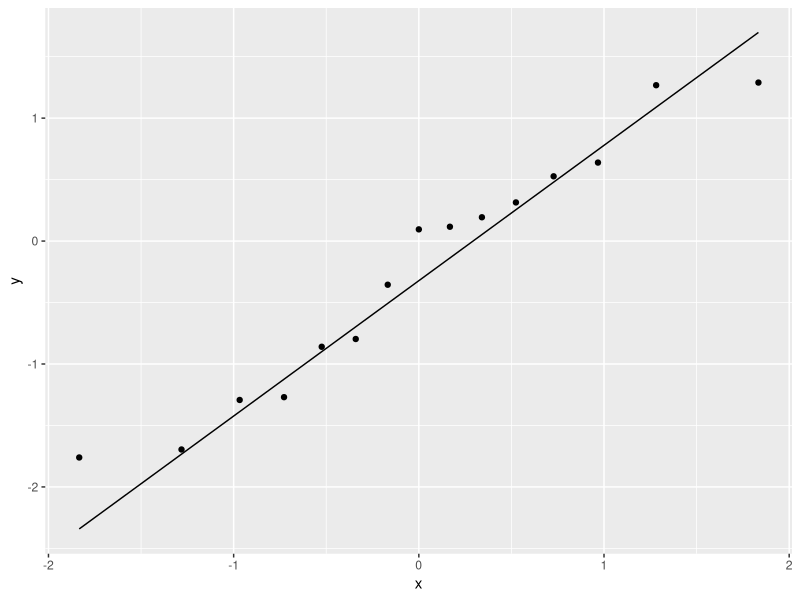
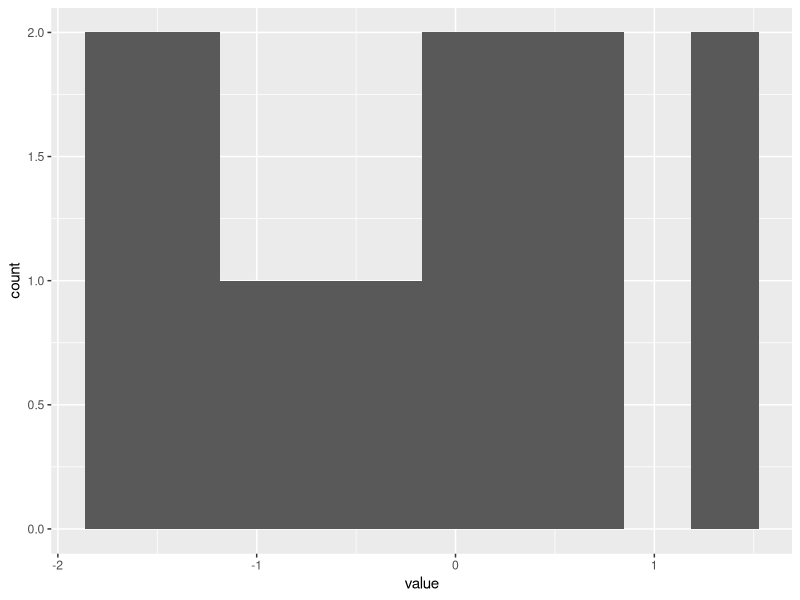
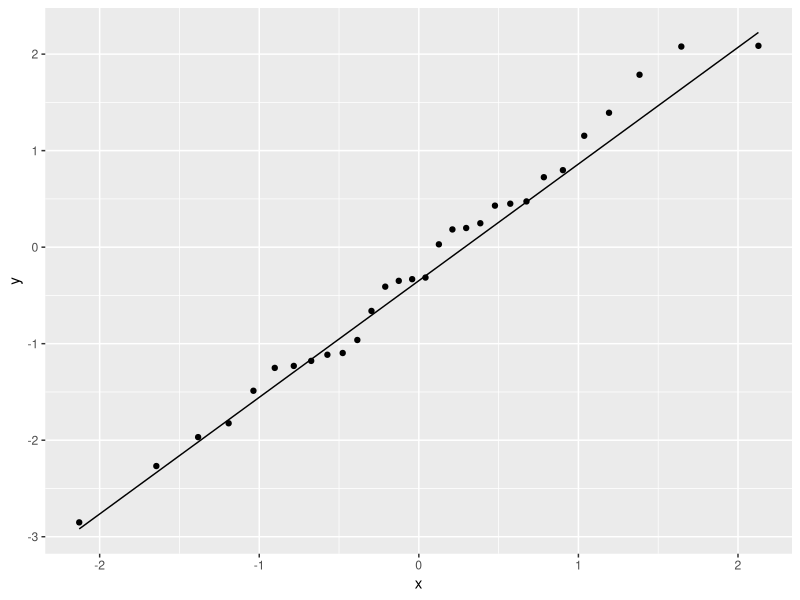
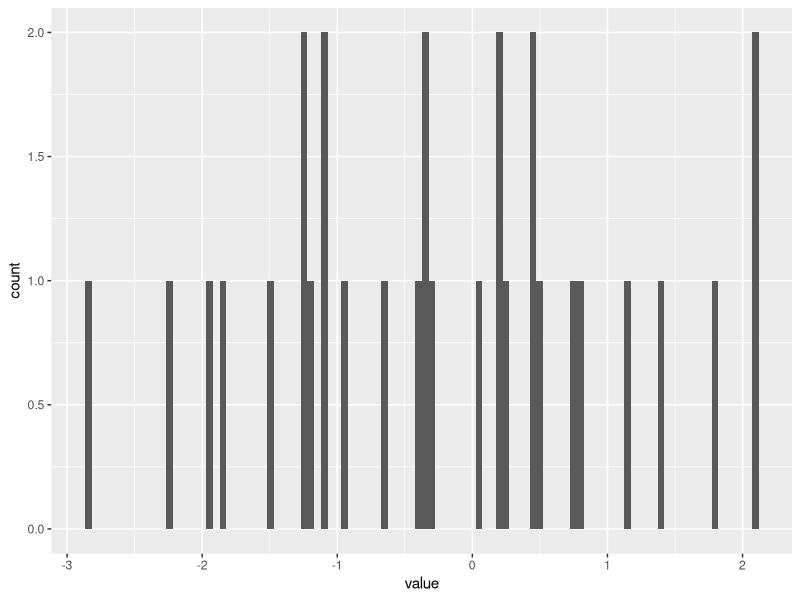
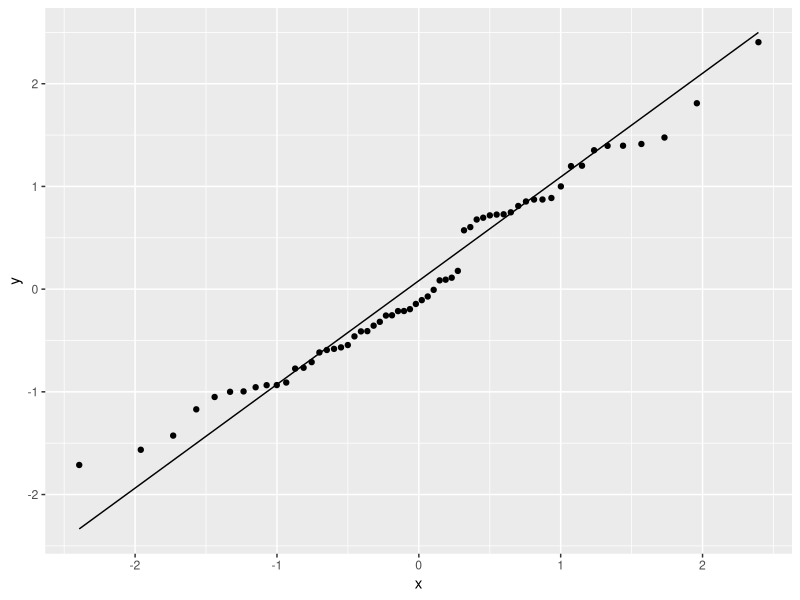
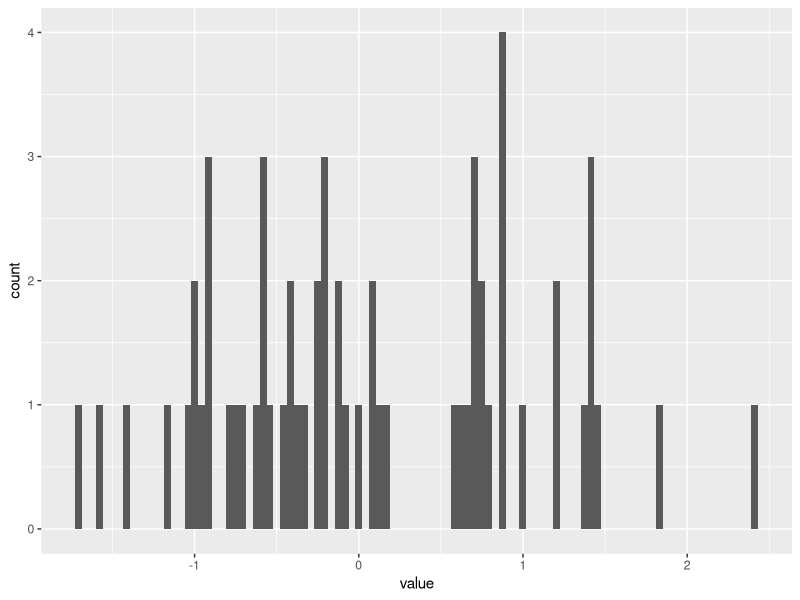
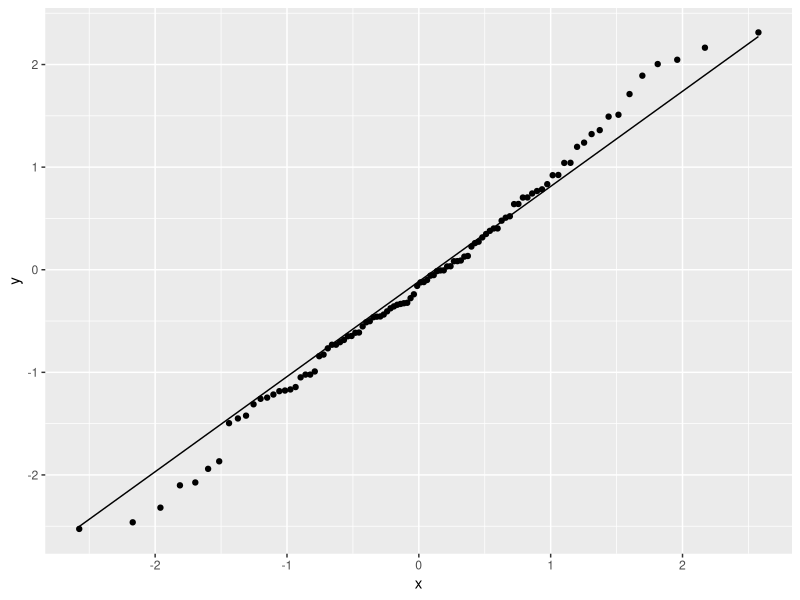
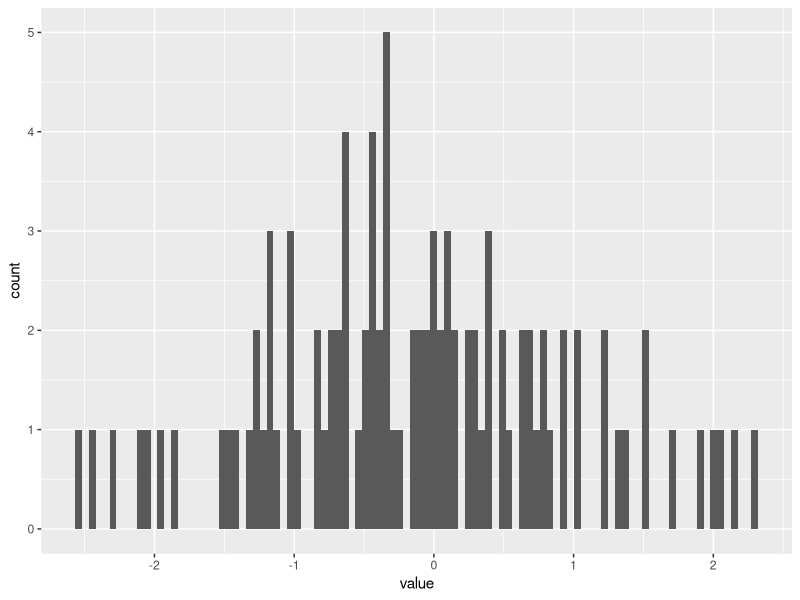

The R source for these figures, in order:
## ---- chunk 1
knitr::opts_chunk$set(echo = TRUE)

library(tibble)
library(ggplot2)
## ---- chunk 2
x <- as_tibble(rnorm(15)) # draw random sample of size 15 from N(0,1)
ggplot(x, aes(sample = value)) +
stat_qq() +
stat_qq_line()

ggplot(x, aes(x = value)) + geom_histogram(bins=10)
## ---- chunk 3

for (num in c(30,60,100,1000)){
  x <- as_tibble(rnorm(num))
  print(ggplot(x, aes(sample = value)) + stat_qq() + stat_qq_line()) + ggtitle(paste("qq plot: ",num))
  print(ggplot(x, aes(x=value)) + geom_histogram(bins=100)) + ggtitle(paste("hist: ", num))
}
